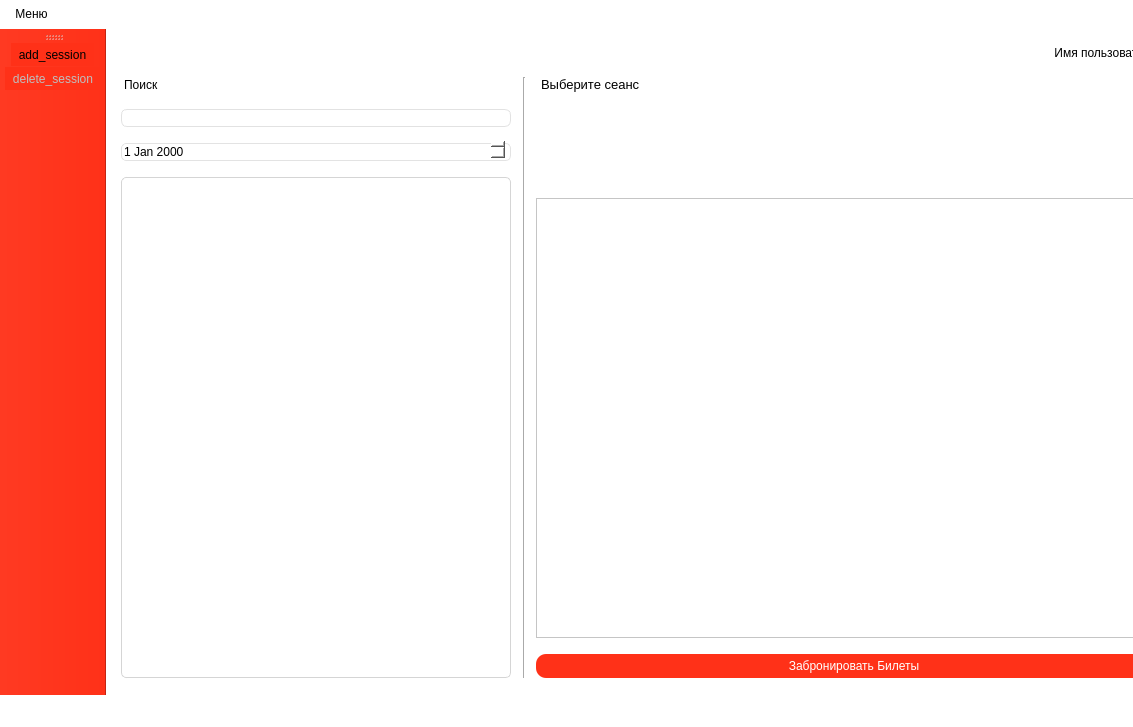
<?xml version="1.0" encoding="UTF-8"?>
<ui version="4.0">
 <class>MainWindow</class>
 <widget class="QMainWindow" name="MainWindow">
  <property name="geometry">
   <rect>
    <x>0</x>
    <y>0</y>
    <width>1133</width>
    <height>727</height>
   </rect>
  </property>
  <property name="windowTitle">
   <string>Окно Администратора</string>
  </property>
  <property name="styleSheet">
   <string notr="true">font: 9pt &quot;Arial&quot;;
margin: 5;
background-color: white;
selection-color: rgb(152, 152, 152);</string>
  </property>
  <widget class="QWidget" name="centralwidget">
   <widget class="QWidget" name="gridLayoutWidget">
    <property name="geometry">
     <rect>
      <x>10</x>
      <y>10</y>
      <width>1061</width>
      <height>644</height>
     </rect>
    </property>
    <layout class="QGridLayout" name="gridLayout">
     <item row="4" column="0" rowspan="2">
      <widget class="QListWidget" name="list_of_sessions">
       <property name="minimumSize">
        <size>
         <width>20</width>
         <height>450</height>
        </size>
       </property>
       <property name="maximumSize">
        <size>
         <width>400</width>
         <height>16777215</height>
        </size>
       </property>
       <property name="styleSheet">
        <string notr="true">border-radius: 5px;
border: 1px solid rgb(213, 213, 213);</string>
       </property>
      </widget>
     </item>
     <item row="2" column="0">
      <widget class="QLineEdit" name="search_l">
       <property name="maximumSize">
        <size>
         <width>400</width>
         <height>16777215</height>
        </size>
       </property>
       <property name="styleSheet">
        <string notr="true">border-radius: 6px;
border: 1px solid rgb(226, 226, 226)</string>
       </property>
      </widget>
     </item>
     <item row="3" column="0">
      <widget class="QDateEdit" name="dateEdit">
       <property name="styleSheet">
        <string notr="true">border-radius: 5px;
border: 1px solid rgb(227, 227, 227)</string>
       </property>
      </widget>
     </item>
     <item row="0" column="2">
      <widget class="QLabel" name="user_name">
       <property name="maximumSize">
        <size>
         <width>16777215</width>
         <height>27</height>
        </size>
       </property>
       <property name="font">
        <font>
         <family>Arial</family>
         <pointsize>9</pointsize>
         <weight>50</weight>
         <italic>false</italic>
         <bold>false</bold>
        </font>
       </property>
       <property name="cursor">
        <cursorShape>ArrowCursor</cursorShape>
       </property>
       <property name="text">
        <string>Имя пользователя</string>
       </property>
       <property name="alignment">
        <set>Qt::AlignRight|Qt::AlignTrailing|Qt::AlignVCenter</set>
       </property>
       <property name="indent">
        <number>15</number>
       </property>
      </widget>
     </item>
     <item row="1" column="0">
      <widget class="QLabel" name="label">
       <property name="maximumSize">
        <size>
         <width>16777215</width>
         <height>26</height>
        </size>
       </property>
       <property name="text">
        <string>Поиск</string>
       </property>
       <property name="indent">
        <number>3</number>
       </property>
      </widget>
     </item>
     <item row="1" column="2" rowspan="5">
      <layout class="QVBoxLayout" name="verticalLayout">
       <item>
        <widget class="QLabel" name="session_name">
         <property name="font">
          <font>
           <family>Arial</family>
           <pointsize>15</pointsize>
           <weight>9</weight>
           <italic>false</italic>
           <bold>false</bold>
          </font>
         </property>
         <property name="styleSheet">
          <string notr="true">font: 75 15pt &quot;Arial&quot;;</string>
         </property>
         <property name="text">
          <string>&lt;html&gt;&lt;head/&gt;&lt;body&gt;&lt;p&gt;&lt;span style=&quot; font-size:10pt;&quot;&gt;Выберите сеанс&lt;/span&gt;&lt;/p&gt;&lt;/body&gt;&lt;/html&gt;</string>
         </property>
        </widget>
       </item>
       <item>
        <widget class="QLabel" name="time">
         <property name="text">
          <string/>
         </property>
        </widget>
       </item>
       <item>
        <widget class="QLabel" name="hall">
         <property name="text">
          <string/>
         </property>
        </widget>
       </item>
       <item>
        <widget class="QLabel" name="picture">
         <property name="text">
          <string/>
         </property>
        </widget>
       </item>
       <item>
        <widget class="QTextBrowser" name="about">
         <property name="maximumSize">
          <size>
           <width>16777215</width>
           <height>16777215</height>
          </size>
         </property>
        </widget>
       </item>
       <item>
        <widget class="QPushButton" name="order_btn">
         <property name="enabled">
          <bool>false</bool>
         </property>
         <property name="styleSheet">
          <string notr="true">QPushButton {
	background-color: #ff3118;
	border-radius: 10px;
	color: white;
	padding: 5px;
}</string>
         </property>
         <property name="text">
          <string>Забронировать Билеты</string>
         </property>
        </widget>
       </item>
      </layout>
     </item>
     <item row="1" column="1" rowspan="5">
      <widget class="Line" name="line">
       <property name="orientation">
        <enum>Qt::Vertical</enum>
       </property>
      </widget>
     </item>
    </layout>
   </widget>
  </widget>
  <widget class="QStatusBar" name="statusbar"/>
  <widget class="QMenuBar" name="menuBar">
   <property name="geometry">
    <rect>
     <x>0</x>
     <y>0</y>
     <width>1133</width>
     <height>33</height>
    </rect>
   </property>
   <widget class="QMenu" name="menu">
    <property name="title">
     <string>Меню</string>
    </property>
    <addaction name="users_control_2"/>
    <addaction name="separator"/>
    <addaction name="exit_action"/>
   </widget>
   <addaction name="menu"/>
  </widget>
  <widget class="QToolBar" name="toolBar">
   <property name="windowTitle">
    <string>toolBar</string>
   </property>
   <property name="styleSheet">
    <string notr="true">margin: 0;
background-color: #ff3118;
padding: 2px;</string>
   </property>
   <attribute name="toolBarArea">
    <enum>LeftToolBarArea</enum>
   </attribute>
   <attribute name="toolBarBreak">
    <bool>false</bool>
   </attribute>
   <addaction name="action_add_session"/>
   <addaction name="action_delete_session"/>
  </widget>
  <action name="sessions_control">
   <property name="text">
    <string>Управление сеансами</string>
   </property>
  </action>
  <action name="users_control">
   <property name="text">
    <string>Управление пользователями</string>
   </property>
  </action>
  <action name="exit_action">
   <property name="icon">
    <iconset>
     <normaloff>../icons/icons8-открыть-панель-96.png</normaloff>../icons/icons8-открыть-панель-96.png</iconset>
   </property>
   <property name="text">
    <string>Выйти из профиля</string>
   </property>
  </action>
  <action name="action_add_session">
   <property name="enabled">
    <bool>true</bool>
   </property>
   <property name="icon">
    <iconset>
     <normaloff>../icons/icons8-add-properties-96.png</normaloff>../icons/icons8-add-properties-96.png</iconset>
   </property>
   <property name="text">
    <string>add_session</string>
   </property>
   <property name="toolTip">
    <string>Добавить сеанс</string>
   </property>
   <property name="shortcut">
    <string>Ctrl+A</string>
   </property>
  </action>
  <action name="action_delete_session">
   <property name="enabled">
    <bool>false</bool>
   </property>
   <property name="icon">
    <iconset>
     <normaloff>../icons/icons8-delete-document-96.png</normaloff>../icons/icons8-delete-document-96.png</iconset>
   </property>
   <property name="text">
    <string>delete_session</string>
   </property>
   <property name="toolTip">
    <string>Удалить сеанс</string>
   </property>
   <property name="shortcut">
    <string>Ctrl+Del</string>
   </property>
  </action>
  <action name="users_control_2">
   <property name="icon">
    <iconset>
     <normaloff>../../../Downloads/icons8-пользователь-96.png</normaloff>../../../Downloads/icons8-пользователь-96.png</iconset>
   </property>
   <property name="text">
    <string>Управление пользователями</string>
   </property>
  </action>
 </widget>
 <resources/>
 <connections/>
</ui>
